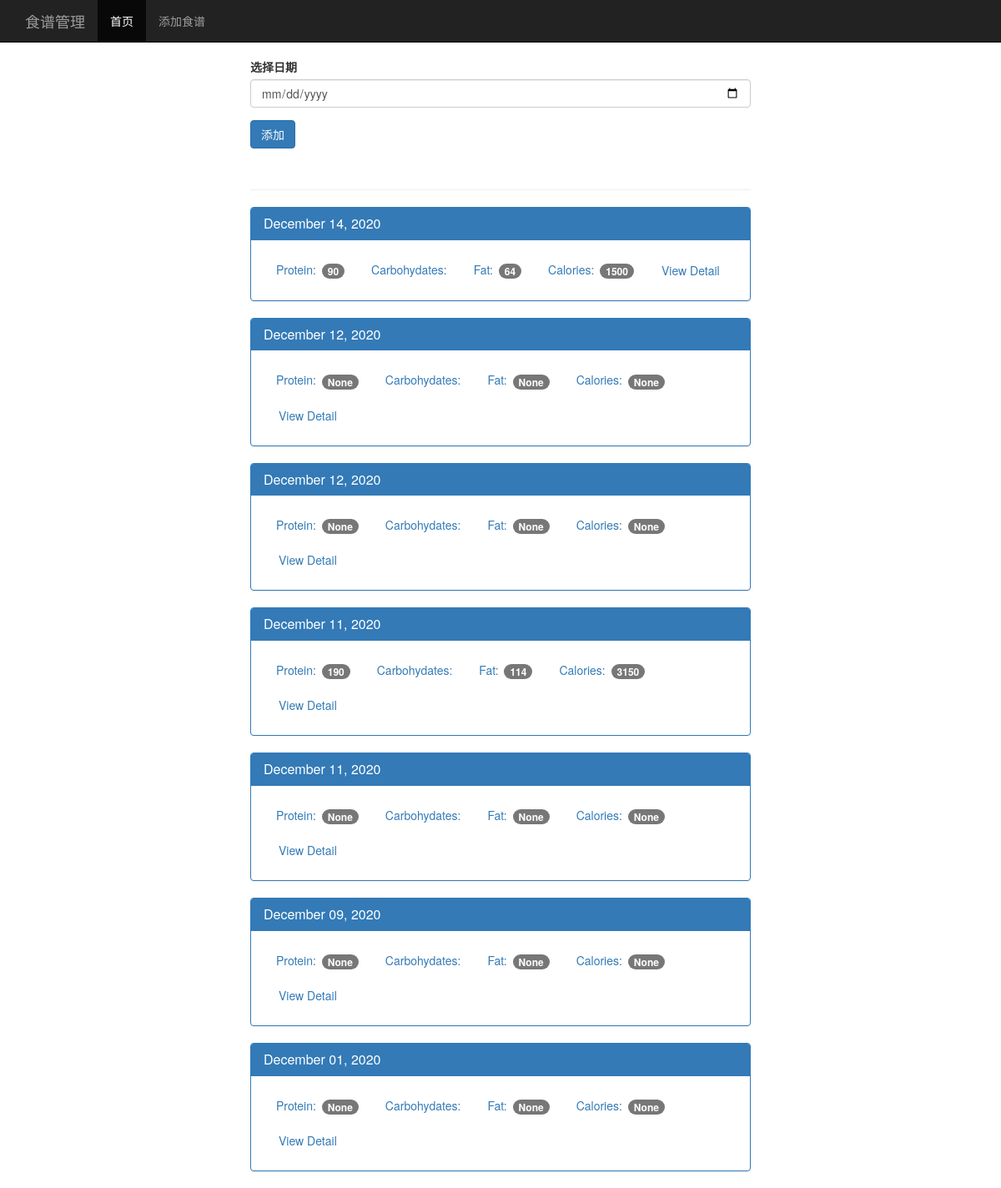
Before: / with the older database file.
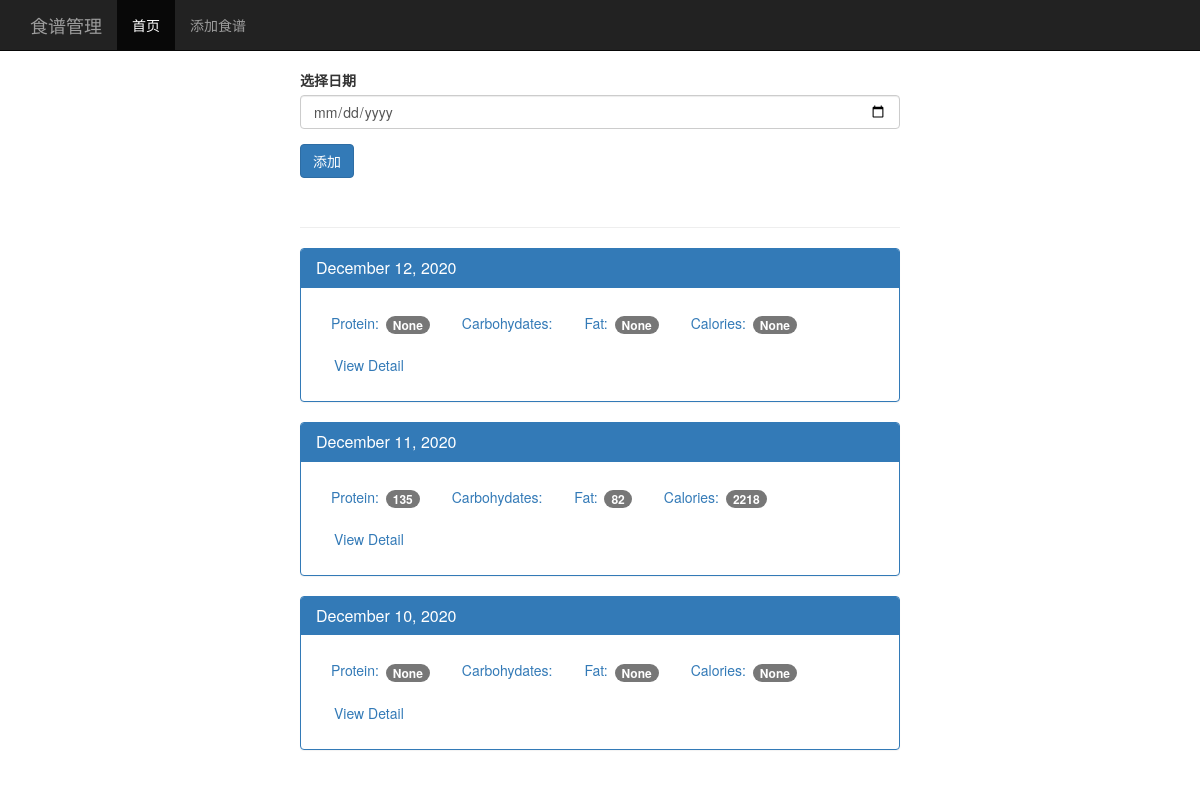
After: the same page with the newer database file.
### tables this page shows
CREATE TABLE log_date (
    id integer primary key autoincrement,
    entry_date date not null
);

### app.py (the view)
@app.route('/', methods=['POST','GET'])
def index():
    db = get_db()
    if request.method == 'POST':
        date = request.form['date'] #assuming the date is in YYYY-MM-DD format
        dt = datetime.strptime(date, '%Y-%m-%d')
        database_date = datetime.strftime(dt, '%Y%m%d')
        db.execute('insert into log_date (entry_date) values (?)', [database_date])
        db.commit()
    cur = db.execute('select log_date.entry_date, \
    sum(food.protein) as protein, \
    sum(food.carbohydrates) as carbohydrates, \
    sum(food.fat) as fat, \
    sum(food.calories) as calories \
    from log_date \
    left join food_date on food_date.log_date_id = log_date.id \
    left join food on food.id = food_date.food_id \
    group by log_date.id \
    order by log_date.entry_date desc')
    results = cur.fetchall()
    date_results = []
    for i in results:
        single_date = {}
        single_date['entry_date'] = i['entry_date']
        single_date['protein'] = i['protein']
        single_date['carbohydrates'] = i['carbohydrates']
        single_date['fat'] = i['fat']
        single_date['calories'] = i['calories']
        d = datetime.strptime(str(i['entry_date']),'%Y%m%d')
        single_date['pretty_date'] = datetime.strftime(d,'%B %d, %Y')
        date_results.append(single_date)
    return render_template('home.html', results = date_results)

### app.py (called while the page is built)
def connect_db():
    sql = sqlite3.connect('d:/pythondev/foodtrackerapp/food_log.db')
    sql.row_factory = sqlite3.Row
    return sql

def get_db():
    if not hasattr(g, 'sqlite_db'):
        g.sqlite_db = connect_db()
    return g.sqlite_db

### templates/home.html (shortened to what this page needs)
<!DOCTYPE html>
<html lang="en">
  <head>
    <link href="{{ url_for('static', filename='bootstrap.min.css') }}" rel="stylesheet">
    <link href="{{ url_for('static', filename='theme.css') }}" rel="stylesheet">
  </head>
  <body>
    <nav class="navbar navbar-inverse navbar-fixed-top">
      <div class="container">
        <div class="navbar-header">
          <a class="navbar-brand" href="#">食谱管理</a>
        </div>
        <div id="navbar" class="navbar-collapse collapse">
          <ul class="nav navbar-nav">
            <li class="active"><a href="{{url_for('index')}}">首页</a></li>
            <li><a href="{{ url_for('food')}}">添加食谱</a></li>
          </ul>
        </div>
      </div>
    </nav>
    <div class="container theme-showcase col-sm-6 col-sm-offset-3" role="main">
      <div class="row">
        <div>
          <form method="POST" action="/">
            <div class="form-group">
              <label for="new-day">选择日期</label>
              <input type="date" class="form-control" name="date" id="new-day">
            </div>
            <button type="submit" class="btn btn-primary">添加</button>
          </form>
          <div class="page-header"></div>
          {% for r in results %}
          <div class="panel panel-primary">
            <div class="panel-heading">
              <h3 class="panel-title">{{ r.pretty_date }}</h3>
            </div>
            <div class="panel-body">
              <ul class="nav nav-pills" role="tablist">
                <li><a>Protein: <span class="badge">{{r.protein}}</span></a></li>
                <li><a>Carbohydates: </a></li>
                <li><a>Fat: <span class="badge">{{r.fat}}</span></a></li>
                <li><a>Calories: <span class="badge">{{r.calories}}</span></a></li>
                <li><a href="{{ url_for('view',date=r.entry_date)}}" type="button" class="btn btn-link">View Detail</a></li>
              </ul>
            </div>
          </div>
          {% endfor %}
        </div>
      </div>
    </div>
  </body>
</html>

### static/theme.css (style rules this page uses)
body { padding-top: 70px; padding-bottom: 30px; }

Changed rows visible on the page:
removed log_date: pretty_date "December 14, 2020", protein "90", fat "64", calories "1500"
removed log_date: pretty_date "December 12, 2020", protein "None", fat "None", calories "None"
removed log_date: pretty_date "December 11, 2020", protein "190", fat "114", calories "3150"
removed log_date: pretty_date "December 11, 2020", protein "None", fat "None", calories "None"
removed log_date: pretty_date "December 09, 2020", protein "None", fat "None", calories "None"
removed log_date: pretty_date "December 01, 2020", protein "None", fat "None", calories "None"
added log_date: pretty_date "December 11, 2020", protein "135", fat "82", calories "2218"
added log_date: pretty_date "December 10, 2020", protein "None", fat "None", calories "None"
